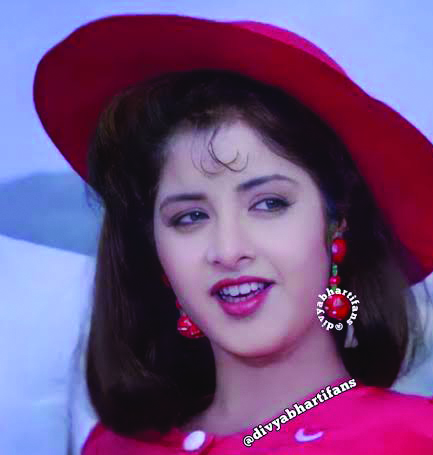
#> input picture Image_Processing/23.jpg, 433 x 455 px
$ python img.py
#> lines starting #> are read from the running program, lines starting #| are printed output that depends on the picture
import numpy as np
import cv2


img = cv2.imread("23.jpg") #read Image
#> img is the input picture: shape (455, 433, 3); mean B, G, R 125.2, 78.5, 111.2
# print(type(img))
# print(img.shape)  # image dimension and color channel
# cv2.imshow("window", img)  # image show from the path
# cv2.waitKey(0)  # hold the image screen


#RGB is a 3 channel image and grayscale image is a 2 channel image

img_gray = cv2.cvtColor(img, cv2.COLOR_BGR2GRAY)
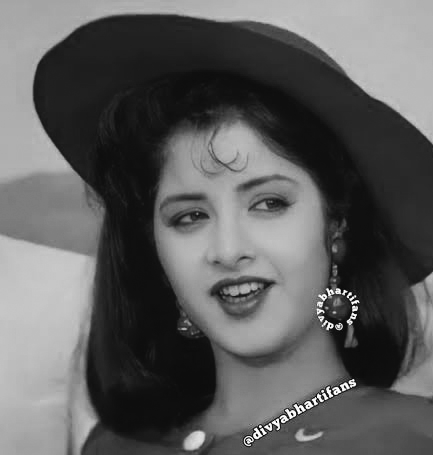
#> img_gray: shape (455, 433); min 8, max 255, mean 93.6
print(img_gray.shape)
#| (455, 433)
cv2.imshow("Window",img_gray)
cv2.waitKey(0)
